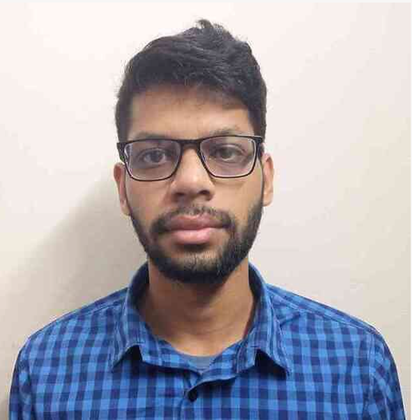
%> input picture baust/CSE 4246 Digital Image Processing/img/saad.png, 412 x 420 px, shrunk from 645 x 658 before the run
$ octave lab_5_convolution.m   (GNU Octave 9; MATLAB toolbox functions it lacks are replaced by stand-ins)
%> lines starting %> are read from the running program, lines starting %| are printed output that depends on the picture
clear;clc;
image = imread('img/saad.png');
%> image is the input picture: size 420x412x3 uint8; mean R, G, B 171.4, 168.7, 177.5

if size(image, 3) == 3
    image = rgb2gray(image);
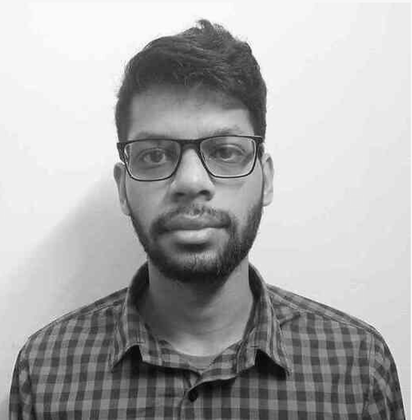
%> image: size 420x412 uint8; min 3, max 254, mean 170.5
end

kernel_x = [1 1 1; 0 0 0; -1 -1 -1];
kernel_y = [-1 0 1; -1 0 1; -1 0 1];

kernel_x_flipped = kernel_x(end:-1:1,:);
kernel_y_flipped = kernel_y(:,end:-1:1);

[image_height, image_width] = size(image);
%> image_height = 420; image_width = 412
[kernel_height, kernel_width] = size(kernel_x_flipped);

pad_height = floor(kernel_height / 2);
pad_width = floor(kernel_width / 2);
padded_image = padarray(double(image), [pad_height, pad_width], 'replicate', 'both');

convolved_image_x = zeros(image_height, image_width);
convolved_image_y = zeros(image_height, image_width);

for i = 1:image_height
    for j = 1:image_width
        neighborhood = padded_image(i:i+kernel_height-1, j:j+kernel_width-1);

        convolution_value = sum(sum(neighborhood .* kernel_x_flipped));

        convolved_image_x(i, j) = convolution_value;
    end
end
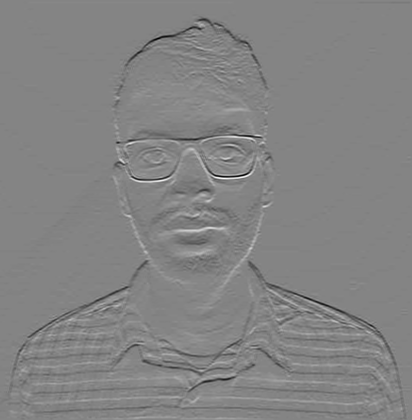
%> convolved_image_x: size 420x412 double; min -500, max 463, mean -2.2; drawn with min black and max white

for i = 1:image_height
    for j = 1:image_width
        neighborhood = padded_image(i:i+kernel_height-1, j:j+kernel_width-1);

        convolution_value = sum(sum(neighborhood .* kernel_y_flipped));

        convolved_image_y(i, j) = convolution_value;
    end
end
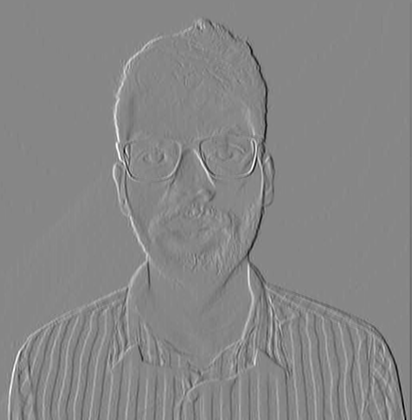
%> convolved_image_y: size 420x412 double; min -573, max 511, mean -0.3; drawn with min black and max white

edge_magnitude = sqrt(convolved_image_x.^2 + convolved_image_y.^2);
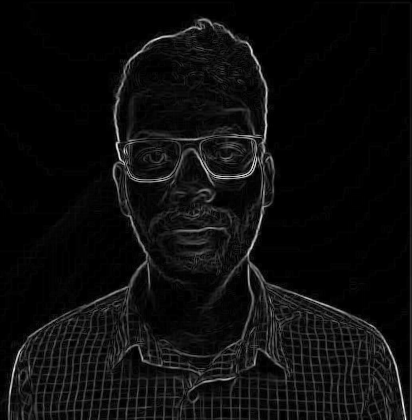
%> edge_magnitude: size 420x412 double; min 0, max 574, mean 29.4; drawn with min black and max white

figure;
subplot(1, 3, 1);
imshow(image);
title('Original Image');
subplot(1, 3, 2);
imshow(uint8(convolved_image_x));
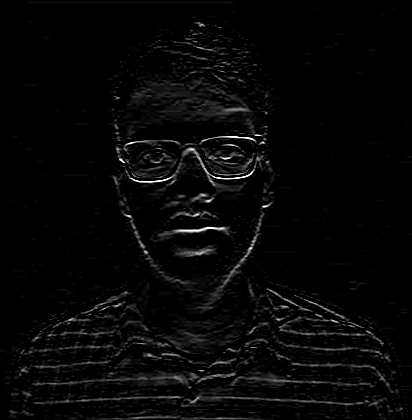
%> displayed picture: size 420x412, on the screen's scale of 0 to 255; min 0, max 255, mean 7
title('Horizontal Edge Detection');
subplot(1, 3, 3);
imshow(uint8(convolved_image_y));
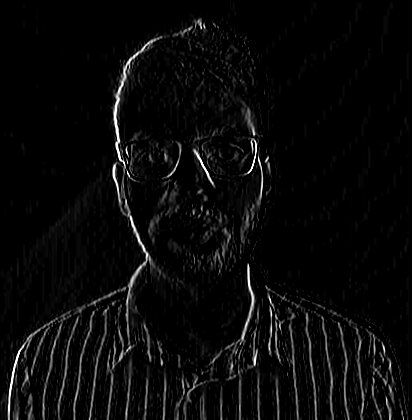
%> displayed picture: size 420x412, on the screen's scale of 0 to 255; min 0, max 255, mean 9.5
title('Vertical Edge Detection');

figure;
imshow(uint8(edge_magnitude));
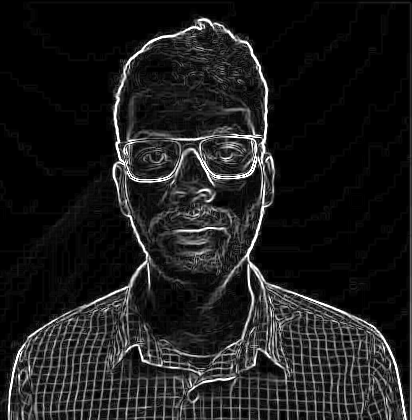
%> displayed picture: size 420x412, on the screen's scale of 0 to 255; min 0, max 255, mean 28.6
title('Edge Magnitude');

$ run again, with baust/CSE 4246 Digital Image Processing/img/hari.png copied over baust/CSE 4246 Digital Image Processing/img/saad.png
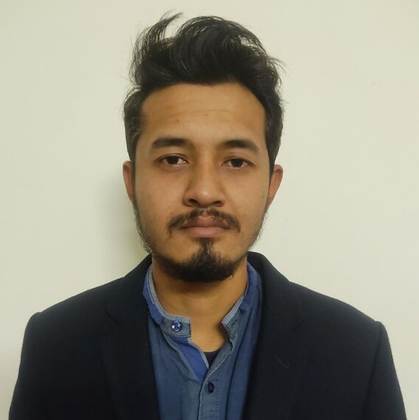
%> input picture baust/CSE 4246 Digital Image Processing/img/hari.png, 419 x 420 px, shrunk from 704 x 705 before the run
%> image is the input picture: size 420x419x3 uint8; mean R, G, B 147.6, 141.9, 126.9
%> image: size 420x419 uint8
%> after the loop `for i = 1:image_height`:
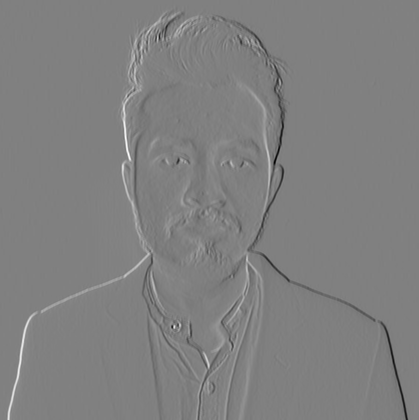
%> convolved_image_y: size 420x419 double; min -497, max 491, mean -0.1; drawn with min black and max white
%> `imshow(uint8(edge_magnitude));`:
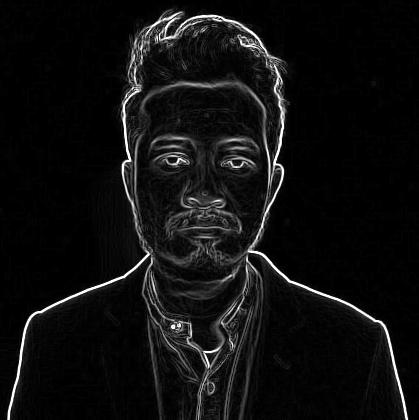
%> displayed picture: size 420x419, on the screen's scale of 0 to 255; min 0, max 255, mean 15.5

$ run again, with baust/CSE 4246 Digital Image Processing/img/razia_body.png copied over baust/CSE 4246 Digital Image Processing/img/saad.png
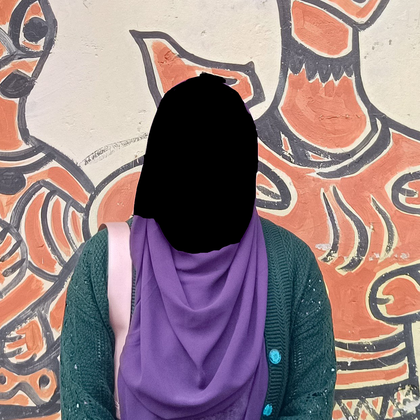
%> input picture baust/CSE 4246 Digital Image Processing/img/razia_body.png, 420 x 420 px, shrunk from 1243 x 1243 before the run
%> image is the input picture: size 420x420x3 uint8; mean R, G, B 146.9, 126.3, 129.4
%> image: size 420x420 uint8
%> after the loop `for i = 1:image_height`:
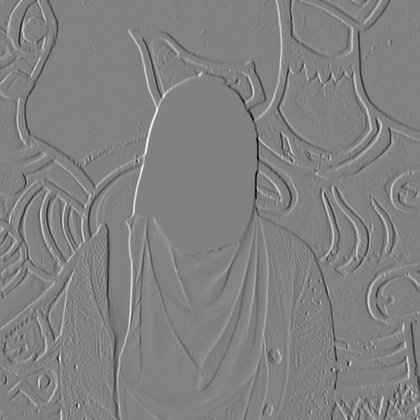
%> convolved_image_y: size 420x420 double; min -758, max 733, mean -0.6; drawn with min black and max white
%> `imshow(uint8(edge_magnitude));`:
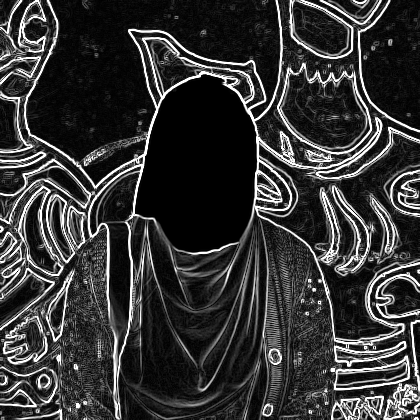
%> displayed picture: size 420x420, on the screen's scale of 0 to 255; min 0, max 255, mean 53.7
